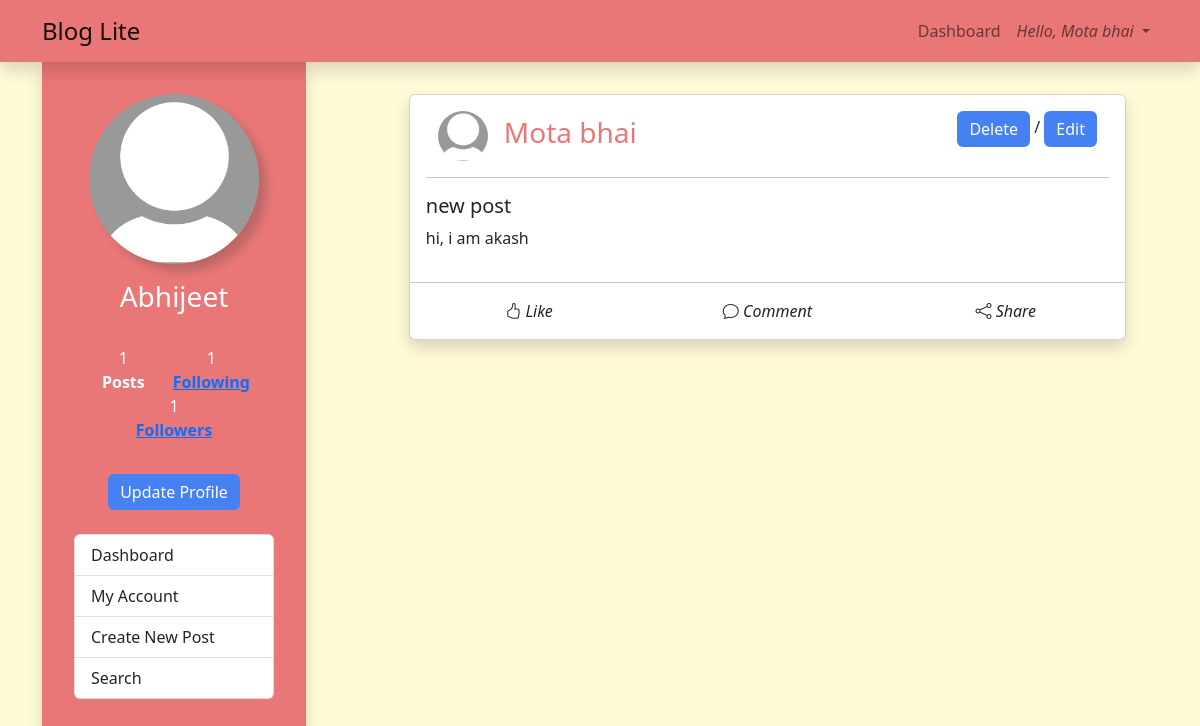
The page /Mota bhai (signed in) on the database its author committed.
### blog/models.py (models this page shows, shortened)
class User(db.Model, UserMixin):
    id = db.Column(db.Integer(), primary_key=True)
    fullname = db.Column(db.String(length=30), nullable=False)
    username = db.Column(db.String(length=30), unique=True, nullable=False)
    email = db.Column(db.String(length=50), nullable=False)
    profilePicture = db.Column(db.String(length=50), nullable=True, default='default-profile-pic.jpg')
    password_hash = db.Column(db.String(length=60), nullable=False)
    posts_created = db.relationship('Post', backref='author')
    followed = db.relationship('User',
                               secondary=followers,
                               primaryjoin=(followers.c.follower_id == id),
                               secondaryjoin=(followers.c.followed_id == id),
                               backref=db.backref('followers', lazy='dynamic'),
                               lazy='dynamic')
    def PostCount(self):
        return len(list(self.posts_created))
    def myPosts(self):
        return Post.query.join(User, (self.id == Post.created_by)).order_by(Post.post_timestamp.desc())
    @property
    def password(self):
        return self.password

class Post(db.Model):
    id = db.Column(db.Integer(), primary_key=True)
    created_by = db.Column(db.Integer(), db.ForeignKey('user.id'), nullable=False)
    post_title = db.Column(db.String(), nullable=False)
    post_text = db.Column(db.String(), nullable=False)
    post_timestamp = db.Column(DateTime, default=datetime.datetime.utcnow)
    posts_media = db.relationship('Media', backref='post')

### blog/routes.py (the view)
@app.route('/<user>', methods=['GET','POST'])
def user_page(user):
    user_data = User.query.filter_by(username=user).first()
    if user_data:
        img = Media.query.all()
        return render_template('user.html', user = user_data, img=img)
    else:
        return render_template('404.html')

### blog/models.py (called while the page is built)
@login_manager.user_loader
def load_user(user_id):
    return User.query.get(int(user_id))

### blog/templates/user.html (shortened to what this page needs)
{% extends 'base.html' %}
{% block content %}
<section class="container dashboard">
    <aside class="sidebar container shadow">
      <div class="side-nav">
        <div class="profile-data container">
            <img src="{{ url_for('static',filename = user.profilePicture) }}" class="float-start profile-img" alt="...">
            <h3 class="profile-name">{{ user.fullname }}</h3>
            <br>
            <div class="container text-center sidebar-follow">
              <div class="row">
                <div class="col">
                  {{ user.PostCount() }}
                  <br>
                  <strong>Posts</strong>
                </div>
                <div class="col">
                  {{ user.followed.count()-1 }}
                  <br>
                  <strong><a href="{{ url_for('showfollowing', username=user.username) }}">Following</a></strong>
                </div>
                <div class="col">
                  {{ user.followers.count()-1 }}
                  <br>
                  <strong><a href="{{ url_for('showfollowers', username=user.username) }}">Followers</a></strong>
                </div>
              </div>
          </div>
        {% if current_user.username == user.username %}
        <a href="{{ url_for('updateUser_page') }}" class="btn btn-primary">Update Profile</a>
        {% elif not current_user.is_following(user) %}
        <a href="{{ url_for('follow', username=user.username) }}" class="btn btn-primary">Follow</a>
        {% else %}
        <a href="{{ url_for('unfollow', username=user.username) }}" class="btn btn-primary">Unfollow</a>
        {% endif %}
        </div>
        <br>
        <div class="list-group">
          <a href="{{ url_for('home_page') }}" class="list-group-item list-group-item-action">Dashboard</a>
          <a href="{{ url_for('user_page', user = current_user.username) }}" class="list-group-item list-group-item-action">My Account</a>
          <a href="{{ url_for('home_page') }}" class="list-group-item list-group-item-action">Create New Post</a>
          <a href="{{ url_for('search_page') }}" class="list-group-item list-group-item-action">Search</a>
        </div>
      </div>
    </aside>
    <main class="main-dashboard container">
        <div class="allposts">
            {% for post in user.myPosts() %}
            <div class="card posts shadow">
                <div class="card-body">
                  <div class="container Post-reactions">
                    <div class="row">
                      <div class="col">
                        <img src="{{ url_for('static',filename = post.author.profilePicture) }}" class="float-start profile-img-thumb">
                        <a href="{{ url_for('user_page', user = post.author.username ) }}" class="all-post-user-link">{{ post.author.username }}</a>
                      </div>
                      {% if user.username == current_user.username %}
                      <div class="col post-del-edit">
                        <a href="{{ url_for('deletepost', id = post.id ) }}" class="btn btn-primary">Delete</a> /
                        <a href="{{ url_for('editpost', id = post.id ) }}" class="btn btn-primary">Edit</a>
                      </div>
                      {% endif %}
                    </div>
                  </div>
                  <hr>
                  <h5>{{ post.post_title }}</h5>
                    {{ post.post_text }}
                </div>
                <hr>
                <div class="container text-center Post-reactions">
                  <div class="row">
                    <div class="col">
                      <i class="bi bi-hand-thumbs-up"> Like</i>
                    </div>
                    <div class="col">
                      <i class="bi bi-chat"> Comment</i>
                    </div>
                    <div class="col">
                      <i class="bi bi-share"> Share</i>
                    </div>
                  </div>
                </div>
            </div>
            {% endfor %}
        </div>
    </main>
</section>
{% endblock %}

### blog/templates/base.html (shortened to what this page needs)
<!DOCTYPE html>
<html lang="en">
<head>
    <link href="https://cdn.jsdelivr.net/npm/bootstrap@5.2.2/dist/css/bootstrap.min.css" rel="stylesheet">
    <link rel="stylesheet" href="https://cdn.jsdelivr.net/npm/bootstrap-icons@1.10.3/font/bootstrap-icons.css">
    <link rel="stylesheet" href="{{ url_for('static', filename='./css/style.css') }}">
</head>
<body>
    <nav class="navbar navbar-expand-lg d-flex sticky-top shadow">
      <div class="container">
        <a class="navbar-brand" href="/">Blog Lite</a>
        <div class="collapse navbar-collapse" id="navbarNav">
          <ul class="navbar-nav">
            {% if current_user.is_authenticated %}
              <li class="nav-item">
                <a class="nav-link" href="{{ url_for('home_page') }}">Dashboard</a>
              </li>
              <li class="nav-item dropdown">
                <a class="nav-link dropdown-toggle" href="#" role="button" data-bs-toggle="dropdown" aria-expanded="false">
                  <i>Hello, {{ current_user.username }}</i>
                </a>
              </li>
            {% endif %}
          </ul>
        </div>
      </div>
    </nav>
    <div class="container-fluid">
      {% block content %}{% endblock %}
    </div>
</body>
</html>

### blog/static/css/style.css (style rules this page uses)
:root { --bs-darkpink : #E97777; --bs-lightpink : #FF9F9F; --bs-darkyellow : #FCDDB0; --bs-lightyellow : #FFFAD7; --bs-black: rgba(0, 0, 0, 0.614); --bs-white: #fff; }
.btn { background-color: #4681f4; border: none; }
.container-fluid { padding: 0; }
body { background-color: var(--bs-lightyellow); }
.navbar-expand-lg .navbar-collapse { justify-content: flex-end; }
.navbar { background-color: var(--bs-darkpink); }
.navbar-brand { font-size: 1.5rem; }
.profile-data { display: flex; flex-direction: column; align-items: center; color: var(--bs-white) }
.profile-img { width: 170px; height: 170px; margin: 0 0 1rem 0; border-radius: 50%; box-shadow: 8px 8px 8px rgba(50, 50, 50, 0.237); }
.profile-img-thumb { width: 50px; height: 50px; margin: 0 1rem 0 0; border-radius: 50%; }
.sidebar { width: 22%; height: 100vh; background-color: var(--bs-darkpink); border-bottom-left-radius: 10px; border-bottom-right-radius: 10px; padding: 2rem; position: fixed; }
.sidebar-follow { margin-bottom: 2rem; }
.main-dashboard { width: 70%; padding: 2rem; margin-right: 0; }
.dashboard { display: flex; }
.posts { margin-bottom: 0.75rem; }
.form-media-upload,.Post-reactions { margin-bottom: 1rem; }
.all-post-user-link { text-decoration: none; color: var(--bs-darkpink); font-size: 1.75rem; }
.post-del-edit { text-align: right; }

### rows shown on the page
User: username "Mota bhai", profilePicture (placeholder picture), fullname "Abhijeet"
Post: profilePicture (placeholder picture), author.username "Mota bhai", post_title "new post", post_text "hi, i am akash"

### other values the page prints
{{ user.PostCount() }} "1"
{{ user.followed.count()-1 }} "1"
{{ user.followers.count()-1 }} "1"
